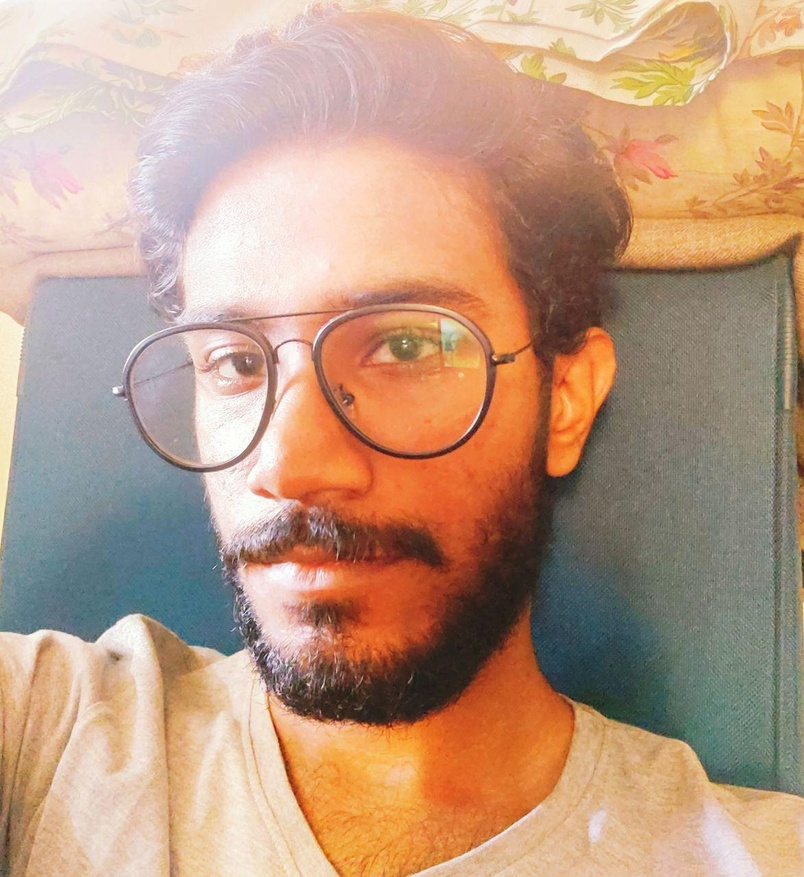
#> input picture python/numpy/ank.jpg, 804 x 877 px, shrunk from 1173 x 1280 before the run
$ jupyter execute 'Learn Numpy .ipynb'
#> lines starting #> are read from the running program, lines starting #| are printed output that depends on the picture
### Learn Numpy Library

[cell 1]
import numpy as np

num = np.zeros(3) ## create an array of zeroes
print(type(num))
print(type(num[0]))

[cell 2]
# new array
num2 = np.zeros(8)
num2

[cell 3]
num2.shape #so this is 8 row and 0 column

[cell 4]
num2.shape = (4,2) # rows=8, col=2
num2

[cell 5]
# use of linspace()
num3 = np.linspace(5,10,5)
num3

[cell 6]
lists = [2,4,6,7,8]
num4 = np.array(lists) # create a ndarray from lists, but this returns integers
num4

[cell 7]
num4.max()

[cell 8]
np.random.seed(0) #reference to create predictable randome no
z = np.random.randint(10,size=6) #random no from 0-(n-1) and size: array size
z

[cell 9]
z[0:3]

[cell 10]
from skimage import io
photo = io.imread('ank.jpg')
#> photo is the input picture: shape (877, 804, 3); mean R, G, B 188.5, 154.3, 130.2
type(photo)

[cell 11]
photo.shape
#> Out = (877, 804, 3)

[cell 12]
import matplotlib.pyplot as plt
plt.imshow(photo)

[cell 13]
plt.imshow(photo[::-1])
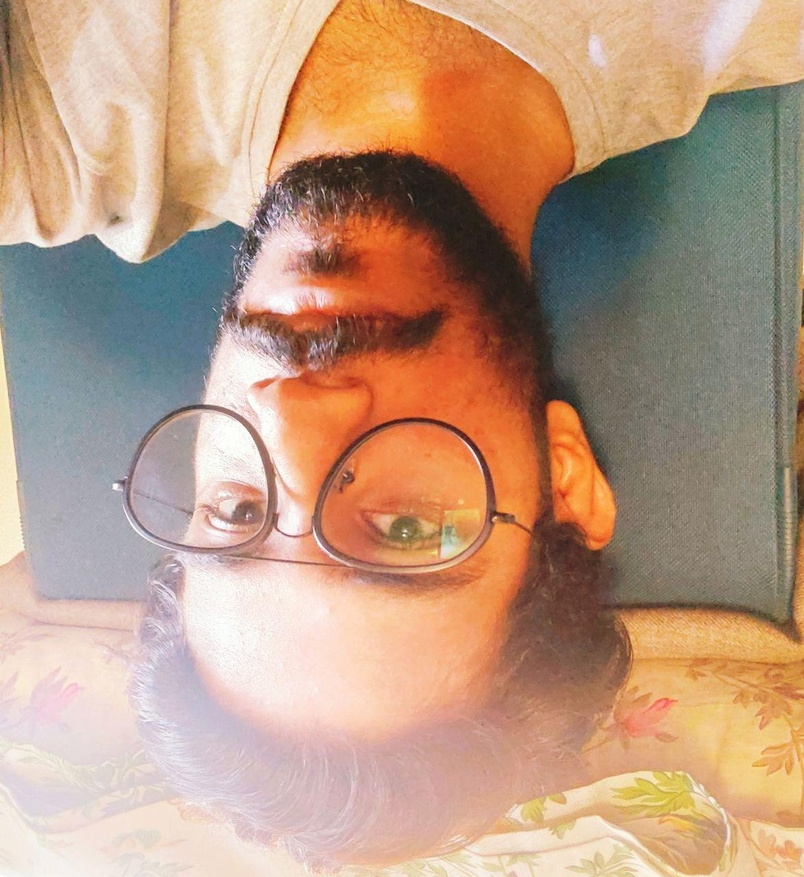
#> shown: shape (877, 804, 3); mean R, G, B 188.5, 154.3, 130.2

[cell 14]
plt.imshow(photo[:,::-1])
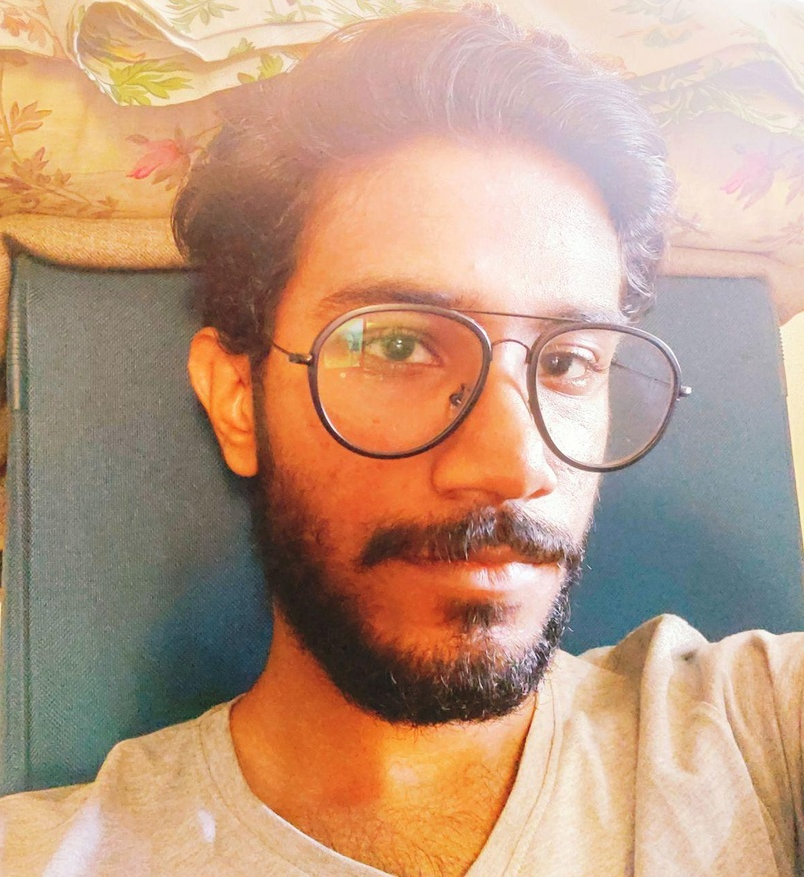
#> shown: shape (877, 804, 3); mean R, G, B 188.5, 154.3, 130.2

[cell 15]
plt.imshow(photo[::2,::2]) #half the size of real img
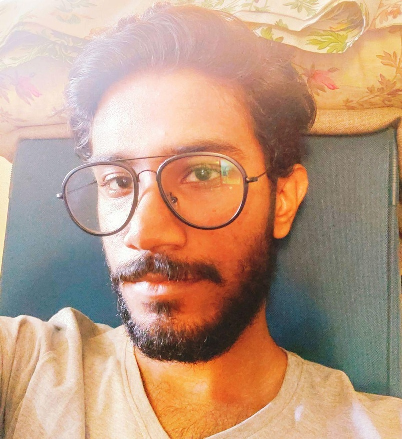
#> shown: shape (439, 402, 3); mean R, G, B 188.6, 154.3, 130.4

[cell 16]
print(z)
z>5 # gives boolean

[cell 17]
z[z>3] #gives array greater than 3

[cell 18]
photo_masked = np.where(photo>100,255,0) # -> where(condtn,true,false)
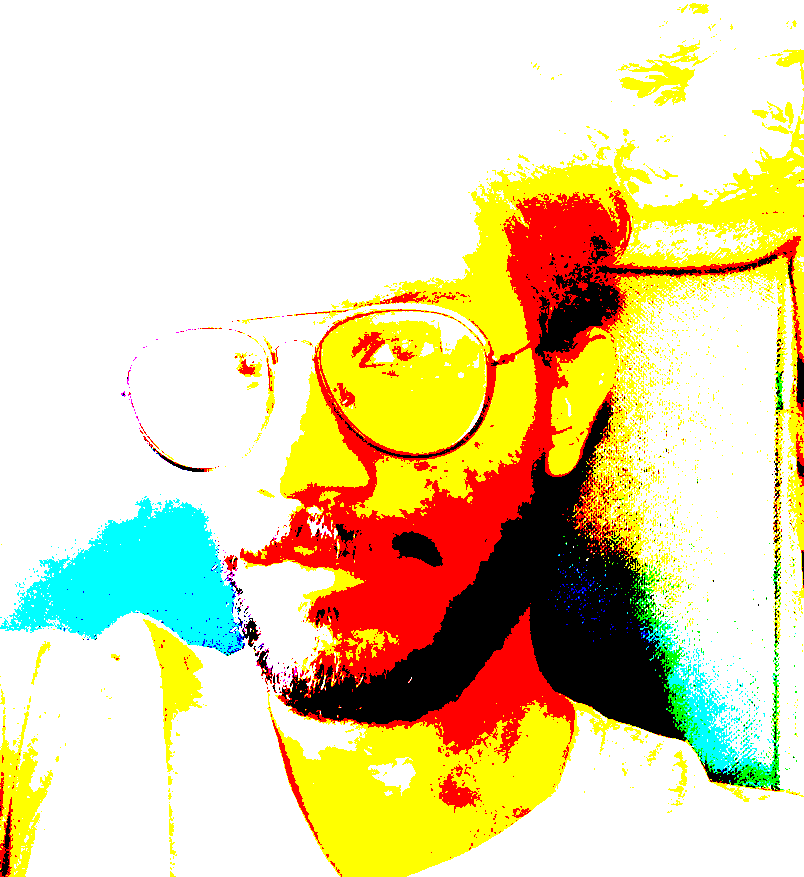
#> photo_masked: shape (877, 804, 3) int64; mean R, G, B 226.3, 213.9, 169.5

[cell 19]
plt.imshow(photo_masked)

[cell 20]
a_array = np.array([1,2,3,4,5])
b_array = np.array([4,5,6,7,8])

[cell 21]
a_array @ b_array # dot product

[cell 22]
plt.imshow(photo[:,:,0].T)
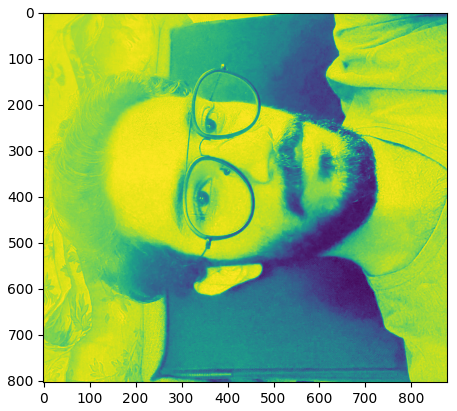
#> figure drawn by matplotlib, 1 panel
